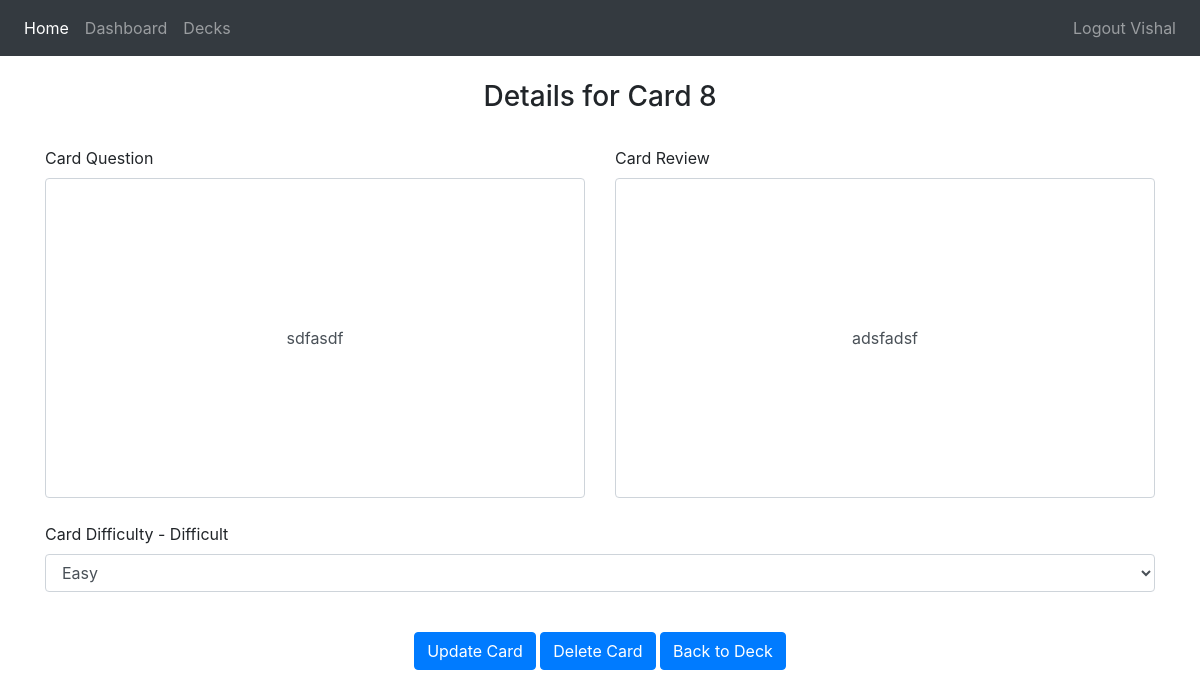
Before: /decks/1/cards/8 (signed in) with the older database file.
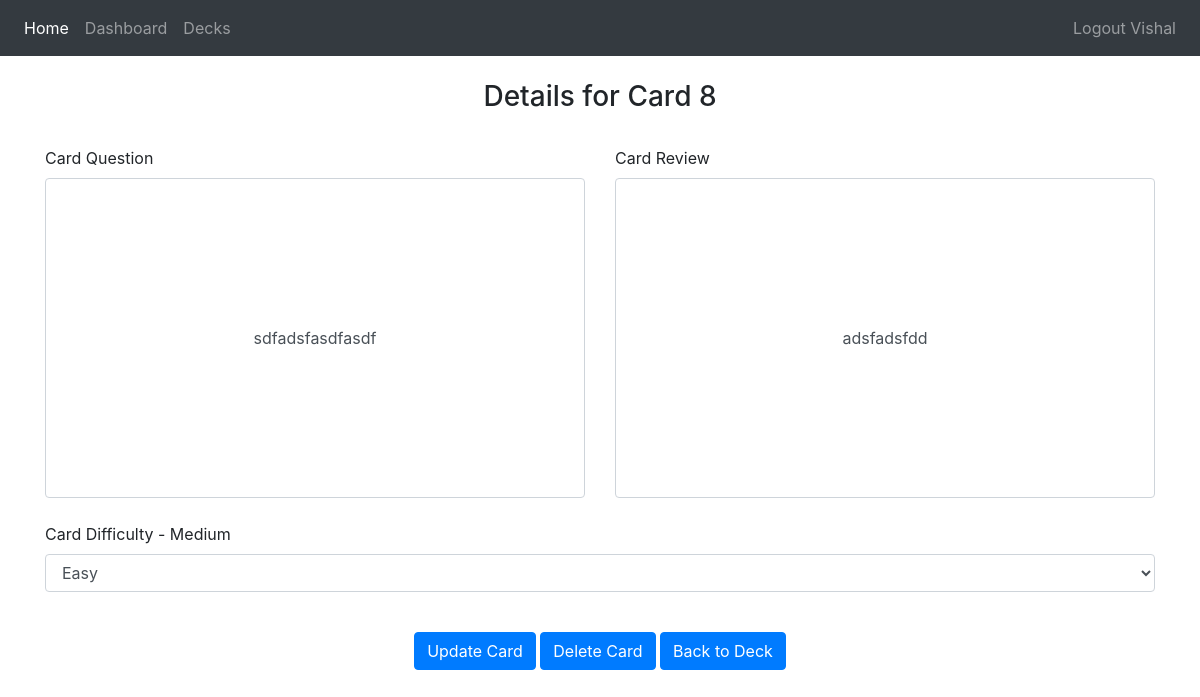
After: the same page with the newer database file.
### flashapp/database/models.py (models this page shows)
class Card(db.Model):
    card_id = db.Column(db.Integer, primary_key=True)
    deck_id = db.Column(db.Integer, db.ForeignKey('deck.deck_id'))
    card_ques = db.Column(db.String(1500), nullable=False)
    card_ans = db.Column(db.String(1500), nullable=False)
    diff_level = db.Column(db.String(10), nullable=False)
    score = db.Column(db.Integer, default=0)
    crt_dt = db.Column(db.DateTime(timezone=True), default=func.now())
    updt_dt = db.Column(db.DateTime(timezone=True), default=func.now())

### flashapp/controller.py (the view, shortened to what this page needs)
@views.route('/decks/<deck_id>/cards/<card_id>', methods=['GET', 'POST'])
@login_required
def card_details(deck_id, card_id):
    card = Card.query.filter_by(card_id=card_id).first()
    return render_template("card_details.html", user=current_user, card=card, deck_id=deck_id)

### flashapp/app.py (called while the page is built)
def create_app():
    app = Flask(__name__)
    app.config['SECRET_KEY'] = 'klfaslkdfj'
    app.config['SQLALCHEMY_DATABASE_URI'] = f'sqlite:///{DB_NAME}'
    db.init_app(app)
    app.register_blueprint(views, url_prefix='/')
    app.register_blueprint(auth, url_prefix='/')
    create_database(app)
    login_manager = LoginManager()
    login_manager.login_view = 'views.login'
    login_manager.init_app(app)
    @login_manager.user_loader
    def load_user(id):
        return User.query.get(int(id))
    return app

### flashapp/templates/card_details.html (shortened to what this page needs)
{% extends "base.html" %} {% block title %}Card Details{% endblock %} {% block content
%}
<form method="POST">
  <h3 align="center">Details for Card {{ card.card_id }}</h3>
    <br />
  <div class="row">
    <div class="col">
        <label for="exampleFormControlSelect1">Card Question</label>
      <input type="text" style="height:20rem" class="form-control text-center" placeholder="Card Question" id="card-ques" name="card-ques" value="{{ card.card_ques }}">
    </div>
    <div class="col">
        <label for="exampleFormControlSelect1">Card Review</label>
      <input type="text" style="height:20rem" class="form-control text-center" placeholder="Card Review Answer" id="card-ans" name="card-ans" value="{{ card.card_ans }}">
    </div>
  </div>
    <br />
<div class="form-group">
    <label for="exampleFormControlSelect1">Card Difficulty - {{ card.diff_level }}</label>
    <select class="form-control" id="card-diff" name="card-diff">
      <option>Easy</option>
    </select>
  </div>
  <br />
  <div class="text-center">
<button type="submit" class="btn btn-primary">Update Card</button>
    <button type="button" class="btn btn-primary" data-toggle="modal" data-target="#exampleModalCenter2">
  Delete Card
</button>
    <a class="btn btn-primary" href="/decks/{{ deck_id }}" role="button">Back to Deck</a>
    </div>
</form>
{% endblock %}

Changed rows visible on the page:
changed Card id 8: card-ques "sdfasdf" → "sdfadsfasdfasdf"; card-ans "adsfadsf" → "adsfadsfdd"; diff_level "Difficult" → "Medium"
